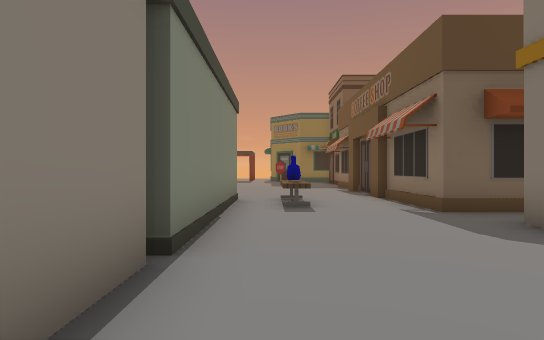
View 1 (above)

19 first-person views from a walk through a 3-D level made in the Unity game engine. The camera is 1.5 m above the floor, looks level and sees 80° across. The floor is counted in squares, 2 m on a side. Each view is taken from the middle of a square. On the plan, view 1 faces up. The plan holds only what a view shows up to about 11 squares ahead; the rest is blank. The place goes on beyond the plan. The player character is not drawn.

View 2
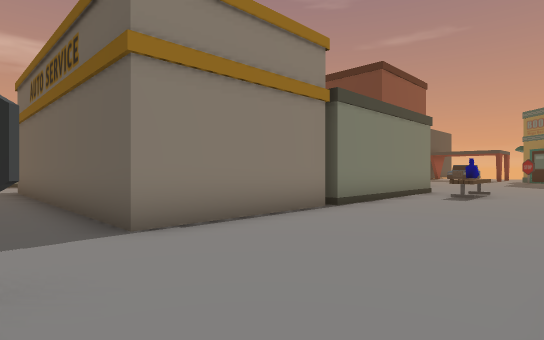

View 3
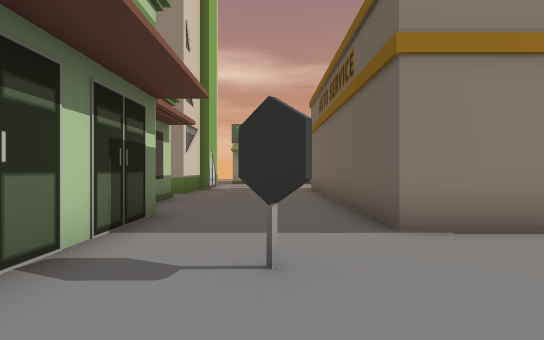

View 4
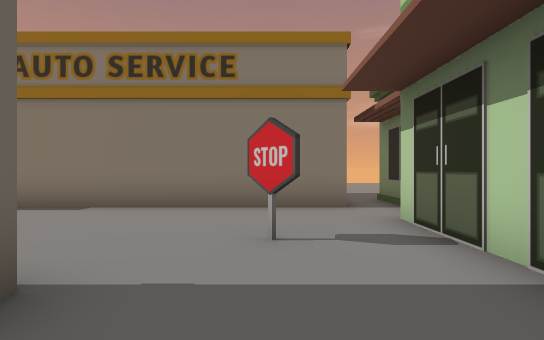

View 5
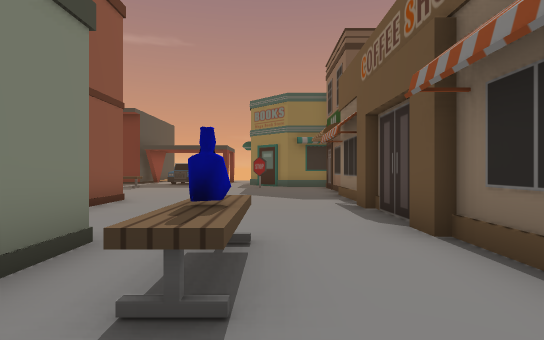

View 6
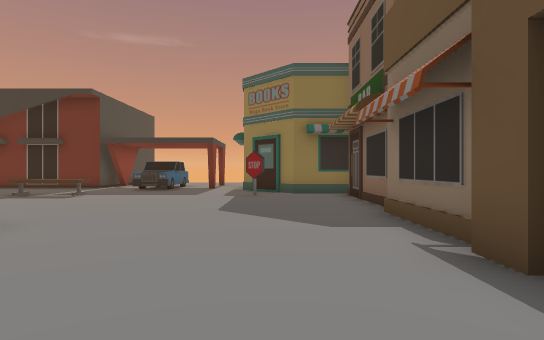

View 7
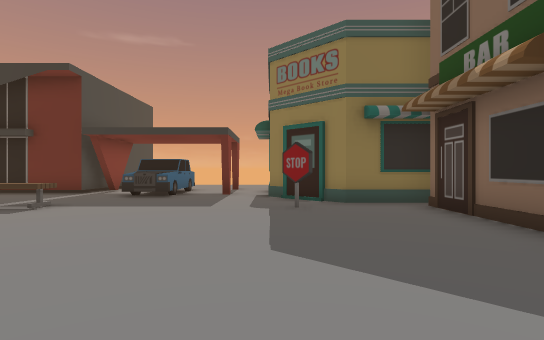

View 8
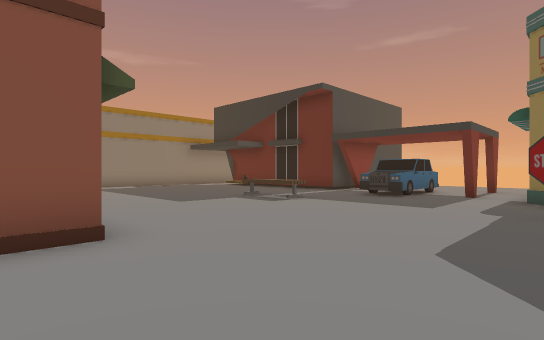

View 9
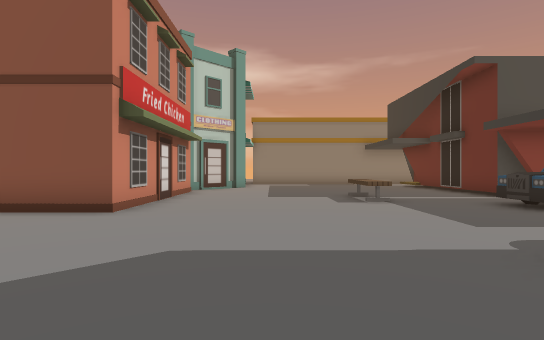

View 10
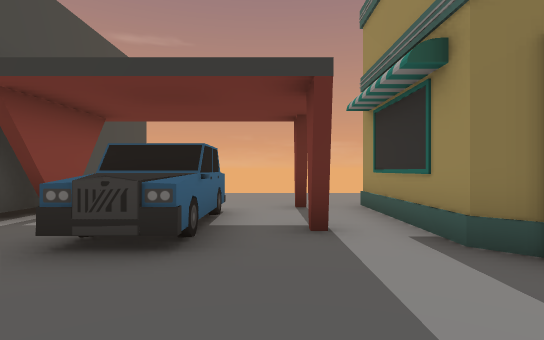

View 11
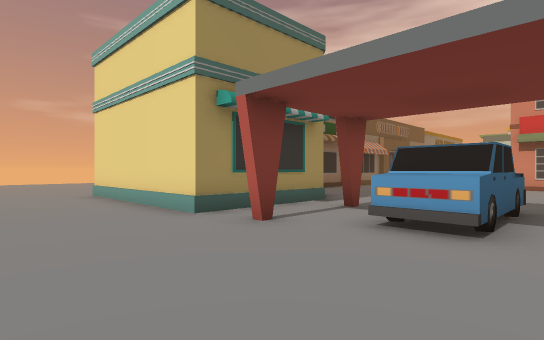

View 12
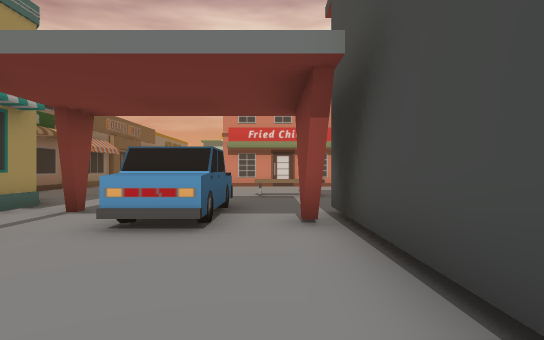

View 13
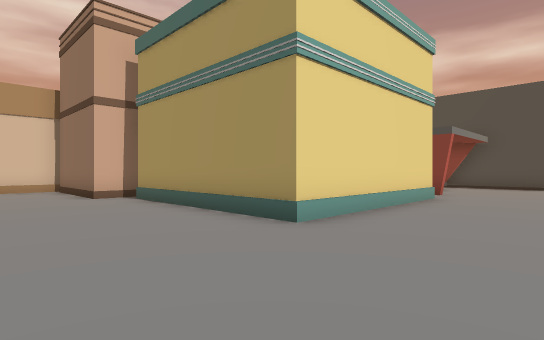

View 14
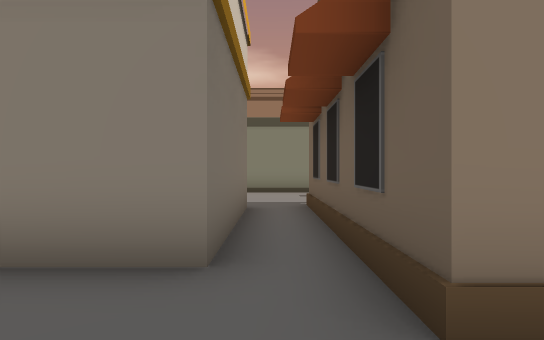

View 15
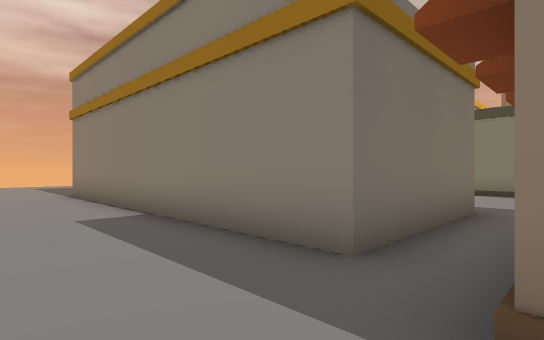

View 16
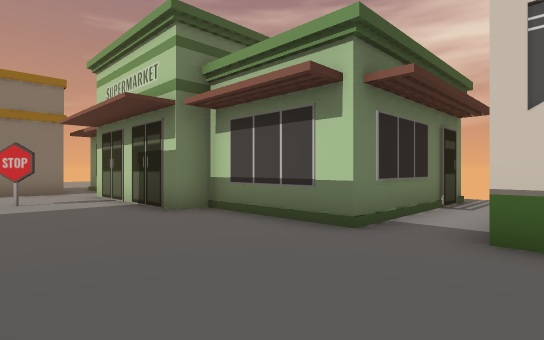

View 17
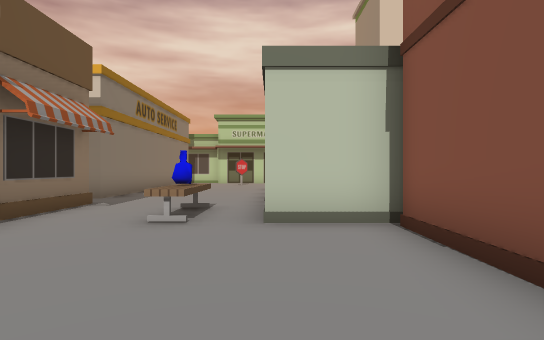

View 18
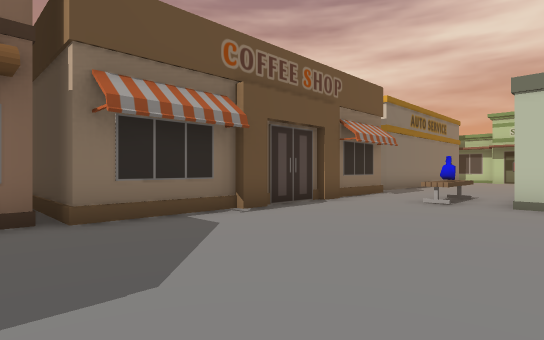

View 19
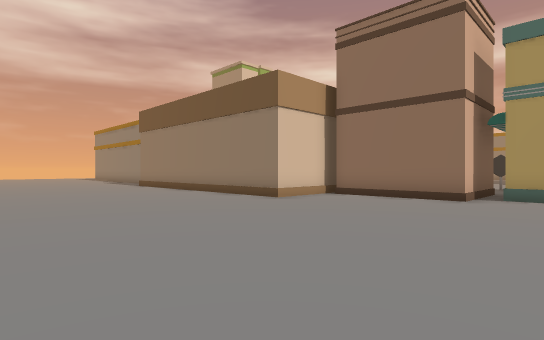

### Floor plan
Key: @ floor where view 1 was taken; # wall or solid block; . floor; ^ raised ledge; B bench; U building; C car; O other object.
Columns run from 8 left of view 1 to 15 right of it. Each row starts with its distance up from view 1.
 28    . .....  .... .
 27   #...............
 26   #...............
 25   #.....#####^....
 24   #.CC..#    #....
 23 ###.CC..#    #....
 22 ....CC..#    #...
 21 ....CC..##   #... .... .
 20 .........#####.........
 19 ........O...............
 18 ..BB.....O..###.........
 17 ............###.........
 16 ............###.........
 15 .......................
 14 ...........######......
 13 ######.....#    #......
 12      #.....#    #......
 11      #.....#     ......
 10      #.....#      .....
  9      #.....#       ....
  8      ###O..#        ...
  7        #B..#         ..
  6        #...######..
  5        #...........
  4        #....UUUU...
  3        #....U  U...
  2        U....U  U...
  1        U....U  U...
  0        U@...U  U..
 -1 UUUUUUUU....U  U..
 -2 ............U  U..
 -3  .......O...U   ..
 -4 ............U   ..
 -5 ......UUUUU.......
 -6 U..UUUU    UUU....
 -7 U..U U         ...

Where each view was taken, in squares from view 1:
view 1: 0 up, 0 right, facing up
view 2: 3 down, 3 right, facing up-left
view 3: 3 down, 3 right, facing left
view 4: 3 down, 3 left, facing right
view 5: 5 up, 1 right, facing up
view 6: 9 up, 1 right, facing up
view 7: 12 up, 0 right, facing up
view 8: 12 up, 1 right, facing up-left
view 9: 16 up, 3 right, facing left
view 10: 18 up, 2 left, facing up
view 11: 28 up, 5 left, facing down-right
view 12: 28 up, 5 left, facing down
view 13: 28 up, 9 right, facing down-left
view 14: 5 up, 10 right, facing left
view 15: 6 up, 10 right, facing down-left
view 16: 2 down, 8 left, facing down-right
view 17: 13 up, 1 left, facing down
view 18: 16 up, 2 left, facing down-right
view 19: 21 up, 15 right, facing down-left
